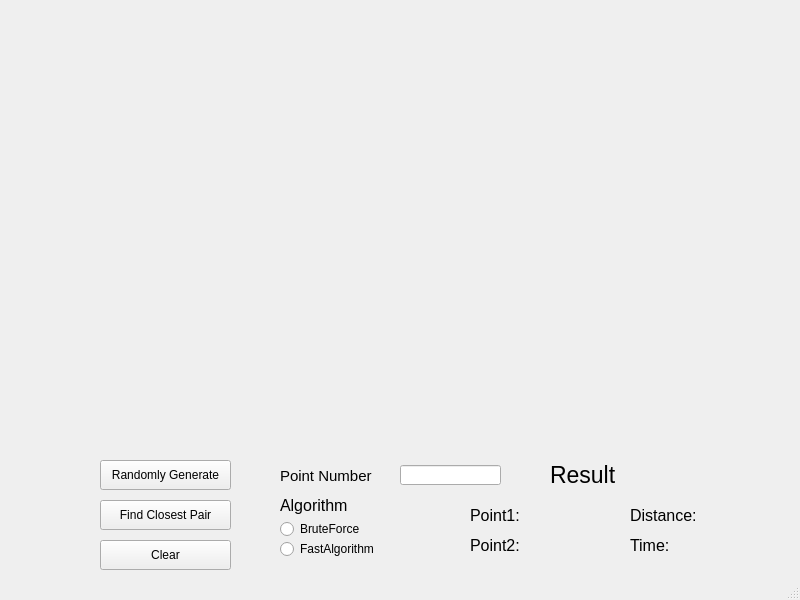
<?xml version="1.0" encoding="UTF-8"?>
<ui version="4.0">
 <class>MainWindow</class>
 <widget class="QMainWindow" name="MainWindow">
  <property name="geometry">
   <rect>
    <x>0</x>
    <y>0</y>
    <width>800</width>
    <height>600</height>
   </rect>
  </property>
  <property name="focusPolicy">
   <enum>Qt::StrongFocus</enum>
  </property>
  <property name="windowTitle">
   <string>MainWindow</string>
  </property>
  <widget class="QWidget" name="centralwidget">
   <widget class="QPushButton" name="find_btn">
    <property name="geometry">
     <rect>
      <x>100</x>
      <y>500</y>
      <width>131</width>
      <height>30</height>
     </rect>
    </property>
    <property name="focusPolicy">
     <enum>Qt::NoFocus</enum>
    </property>
    <property name="text">
     <string>Find Closest Pair</string>
    </property>
   </widget>
   <widget class="QGroupBox" name="groupBox">
    <property name="geometry">
     <rect>
      <x>260</x>
      <y>500</y>
      <width>140</width>
      <height>80</height>
     </rect>
    </property>
    <property name="styleSheet">
     <string notr="true">border: 0px;</string>
    </property>
    <property name="title">
     <string/>
    </property>
    <widget class="QRadioButton" name="check_brute_force">
     <property name="geometry">
      <rect>
       <x>20</x>
       <y>20</y>
       <width>111</width>
       <height>18</height>
      </rect>
     </property>
     <property name="focusPolicy">
      <enum>Qt::NoFocus</enum>
     </property>
     <property name="text">
      <string>BruteForce</string>
     </property>
    </widget>
    <widget class="QRadioButton" name="check_fast_impl">
     <property name="geometry">
      <rect>
       <x>20</x>
       <y>40</y>
       <width>111</width>
       <height>18</height>
      </rect>
     </property>
     <property name="focusPolicy">
      <enum>Qt::NoFocus</enum>
     </property>
     <property name="text">
      <string>FastAlgorithm</string>
     </property>
    </widget>
   </widget>
   <widget class="QPushButton" name="clear_btn">
    <property name="geometry">
     <rect>
      <x>100</x>
      <y>540</y>
      <width>131</width>
      <height>30</height>
     </rect>
    </property>
    <property name="focusPolicy">
     <enum>Qt::NoFocus</enum>
    </property>
    <property name="text">
     <string>Clear</string>
    </property>
   </widget>
   <widget class="QPushButton" name="generate_btn">
    <property name="geometry">
     <rect>
      <x>100</x>
      <y>460</y>
      <width>131</width>
      <height>30</height>
     </rect>
    </property>
    <property name="focusPolicy">
     <enum>Qt::NoFocus</enum>
    </property>
    <property name="text">
     <string>Randomly Generate</string>
    </property>
   </widget>
   <widget class="QLabel" name="label">
    <property name="geometry">
     <rect>
      <x>550</x>
      <y>460</y>
      <width>111</width>
      <height>30</height>
     </rect>
    </property>
    <property name="font">
     <font>
      <pointsize>17</pointsize>
     </font>
    </property>
    <property name="text">
     <string>Result</string>
    </property>
   </widget>
   <widget class="QLabel" name="label_p1">
    <property name="geometry">
     <rect>
      <x>470</x>
      <y>500</y>
      <width>151</width>
      <height>30</height>
     </rect>
    </property>
    <property name="font">
     <font>
      <pointsize>12</pointsize>
     </font>
    </property>
    <property name="text">
     <string>Point1:</string>
    </property>
   </widget>
   <widget class="QLabel" name="label_p2">
    <property name="geometry">
     <rect>
      <x>470</x>
      <y>530</y>
      <width>151</width>
      <height>30</height>
     </rect>
    </property>
    <property name="font">
     <font>
      <pointsize>12</pointsize>
     </font>
    </property>
    <property name="text">
     <string>Point2:</string>
    </property>
   </widget>
   <widget class="QLabel" name="label_dis">
    <property name="geometry">
     <rect>
      <x>630</x>
      <y>500</y>
      <width>151</width>
      <height>30</height>
     </rect>
    </property>
    <property name="font">
     <font>
      <pointsize>12</pointsize>
     </font>
    </property>
    <property name="text">
     <string>Distance:</string>
    </property>
   </widget>
   <widget class="QLabel" name="label_time">
    <property name="geometry">
     <rect>
      <x>630</x>
      <y>530</y>
      <width>151</width>
      <height>30</height>
     </rect>
    </property>
    <property name="font">
     <font>
      <pointsize>12</pointsize>
     </font>
    </property>
    <property name="text">
     <string>Time:</string>
    </property>
   </widget>
   <widget class="QLabel" name="label_p1_2">
    <property name="geometry">
     <rect>
      <x>280</x>
      <y>490</y>
      <width>151</width>
      <height>30</height>
     </rect>
    </property>
    <property name="font">
     <font>
      <pointsize>12</pointsize>
     </font>
    </property>
    <property name="text">
     <string>Algorithm</string>
    </property>
   </widget>
   <widget class="QLabel" name="label_2">
    <property name="geometry">
     <rect>
      <x>280</x>
      <y>460</y>
      <width>111</width>
      <height>31</height>
     </rect>
    </property>
    <property name="font">
     <font>
      <pointsize>11</pointsize>
     </font>
    </property>
    <property name="text">
     <string>Point Number</string>
    </property>
   </widget>
   <widget class="QLineEdit" name="lineEdit">
    <property name="geometry">
     <rect>
      <x>400</x>
      <y>465</y>
      <width>101</width>
      <height>20</height>
     </rect>
    </property>
   </widget>
  </widget>
  <widget class="QMenuBar" name="menubar">
   <property name="geometry">
    <rect>
     <x>0</x>
     <y>0</y>
     <width>800</width>
     <height>17</height>
    </rect>
   </property>
  </widget>
  <widget class="QStatusBar" name="statusbar"/>
 </widget>
 <resources/>
 <connections/>
</ui>
